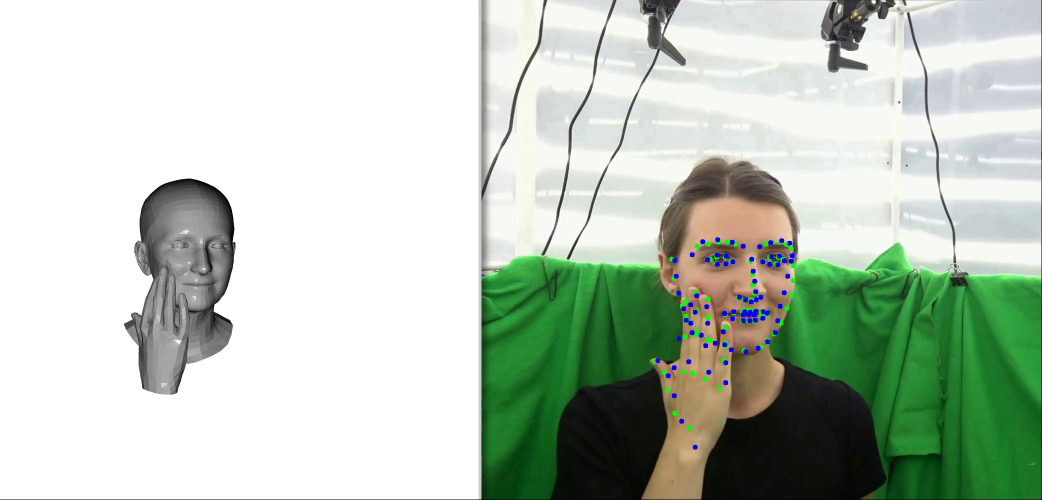
#> input picture frame 32 of images/visualization.mp4, 2084 x 1000 px, given in place of 084.mp4, which was not available (shown at 1/2 size)
$ python get_masked_image.py
#> lines starting #> are read from the running program, lines starting #| are printed output that depends on the picture; pictures that were not available may be replaced by others from this repository, and a replacement may not be noted

import cv2,argparse

def main(vid_path:str,seg_cap:str)->None:
    # load masking image and RGB image
#> called with vid_path = '../DecafDataset//test/videos/S1/084.mp4'
    print("loading videos...")
    cap = cv2.VideoCapture(vid_path)
    seg_cap = cv2.VideoCapture(seg_path)
    res, image = cap.read()
#> image is the input picture: shape (1000, 2084, 3); mean B, G, R 185.6, 199.9, 187
    res, mask = seg_cap.read()
    if not res:
        raise Exception("Video not found")
    print("videos loaded.")

    # mask the image
    ret, mask = cv2.threshold(mask,127,255,cv2.THRESH_BINARY)
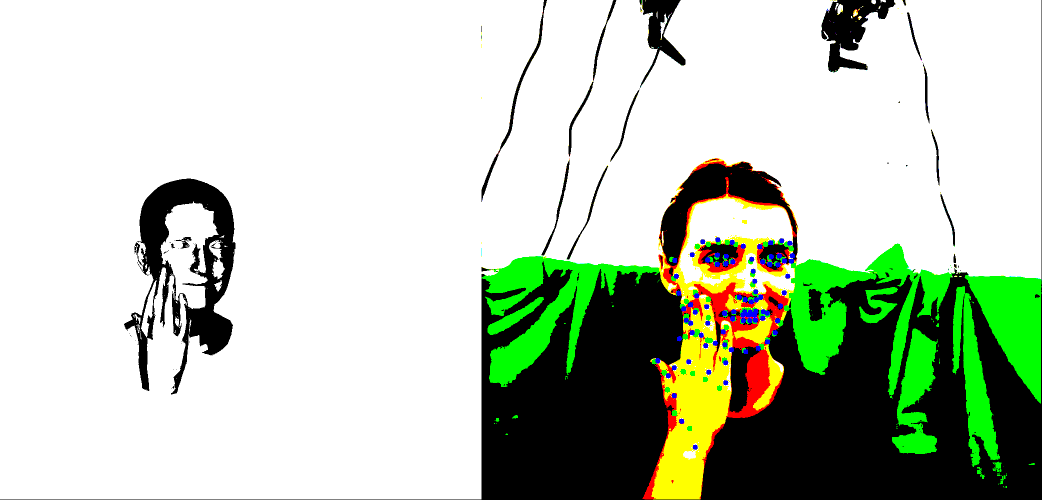
#> mask: shape (1000, 2084, 3) (shown at 1/2 size); mean B, G, R 181.1, 200.7, 189
    mask[mask!=0]=1
    original_shape = image
    masked_image=image*mask
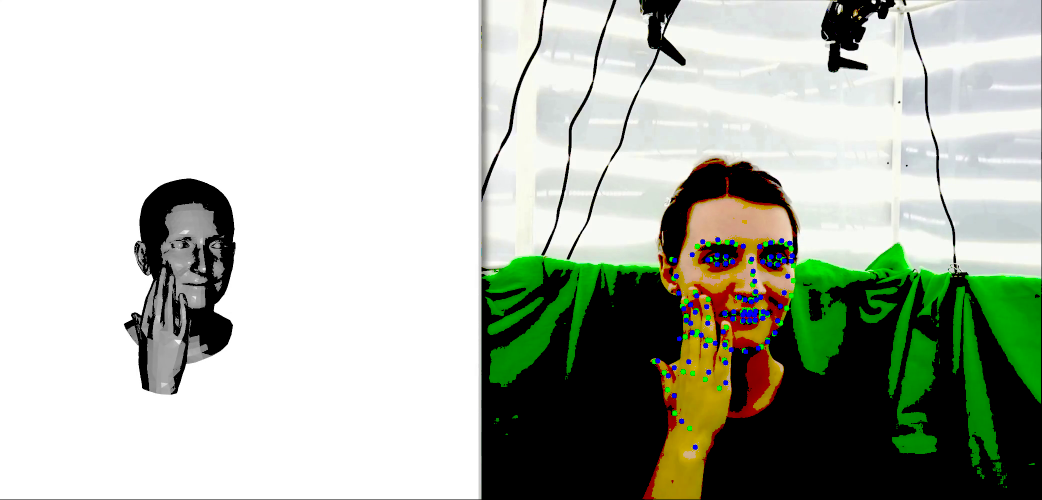
#> masked_image: shape (1000, 2084, 3) (shown at 1/2 size); mean B, G, R 171.5, 184.2, 177.3

    cap.release()
    seg_cap.release()
    # save image
    print("saving image..."	)
    cv2.imwrite(args.save_path+'/rgb_image.jpg',original_shape)
    cv2.imwrite(args.save_path+'/masked_image.jpg',masked_image)
    print("image saved at "+args.save_path)

if __name__ == "__main__":
    parser = argparse.ArgumentParser(description='configuratoins')
    parser.add_argument('--dataset_path', type=str, default="../DecafDataset/")
    parser.add_argument('--save_path', type=str, default="./results/mask/")
    args = parser.parse_args()
    # set path to the RGB vieo and segmentation video in DecafDataset
    vid_path = args.dataset_path+"/test/videos/S1/084.mp4"
    seg_path = args.dataset_path+"/test/segmentations/S1/084.mp4"

    main(vid_path,seg_path)

$ run again, starting later in the video
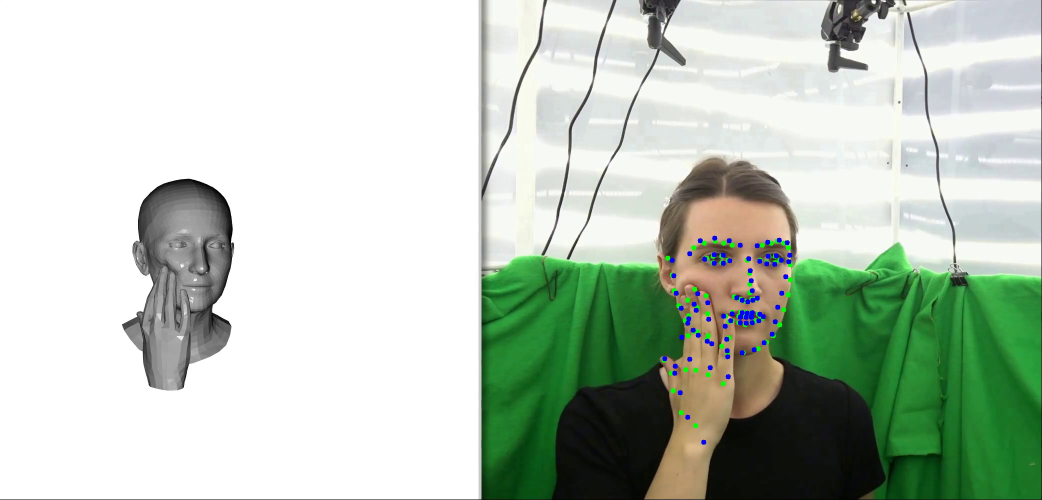
#> input picture frame 147 of images/visualization.mp4, 2084 x 1000 px, given in place of 084.mp4, which was not available (shown at 1/2 size)
#> in main, image is the input picture: shape (1000, 2084, 3); mean B, G, R 185.8, 200.1, 187.1
#> in main, `ret, mask = cv2.threshold(mask,127,255,cv2.THRESH_BINARY)`:
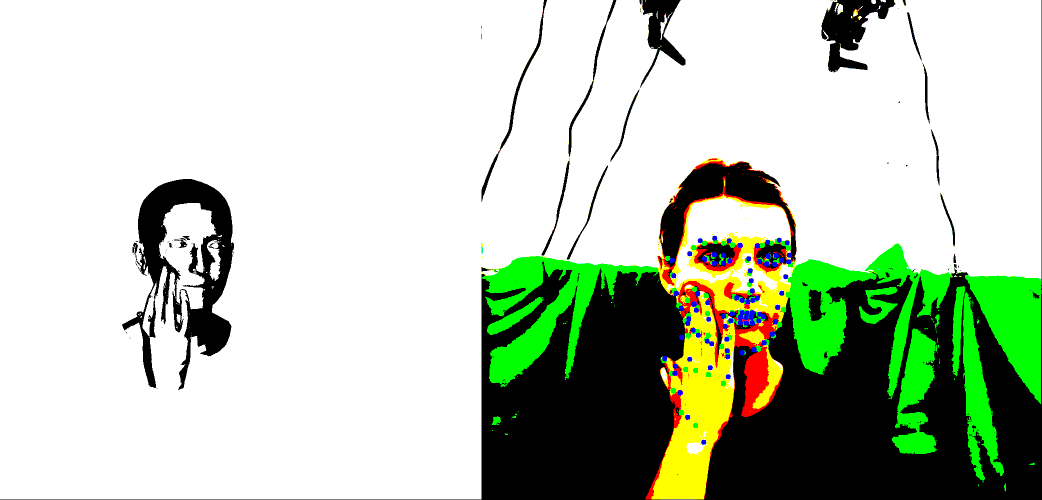
#> mask: shape (1000, 2084, 3) (shown at 1/2 size); mean B, G, R 181.2, 201.2, 188.9
#> in main, `masked_image=image*mask`:
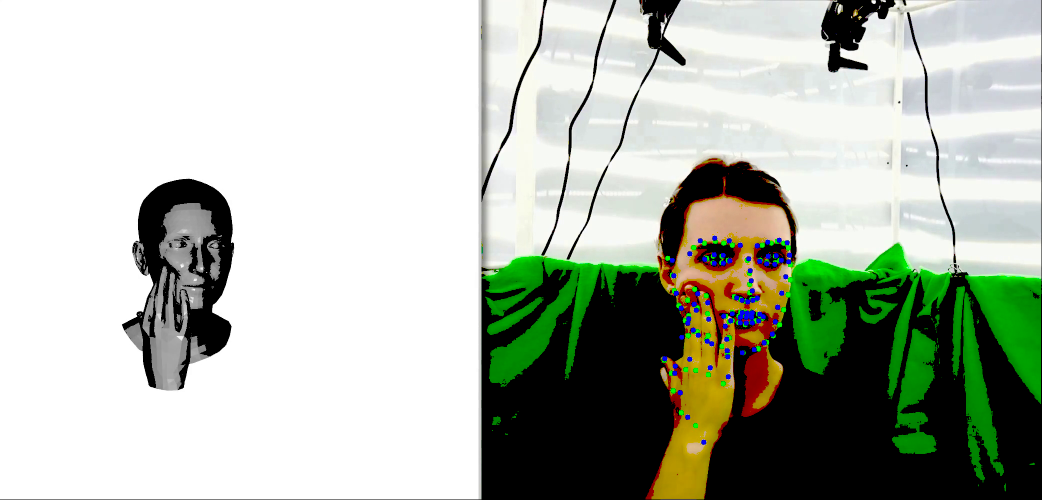
#> masked_image: shape (1000, 2084, 3) (shown at 1/2 size); mean B, G, R 171.7, 184.7, 177.4

$ run again, starting later in the video
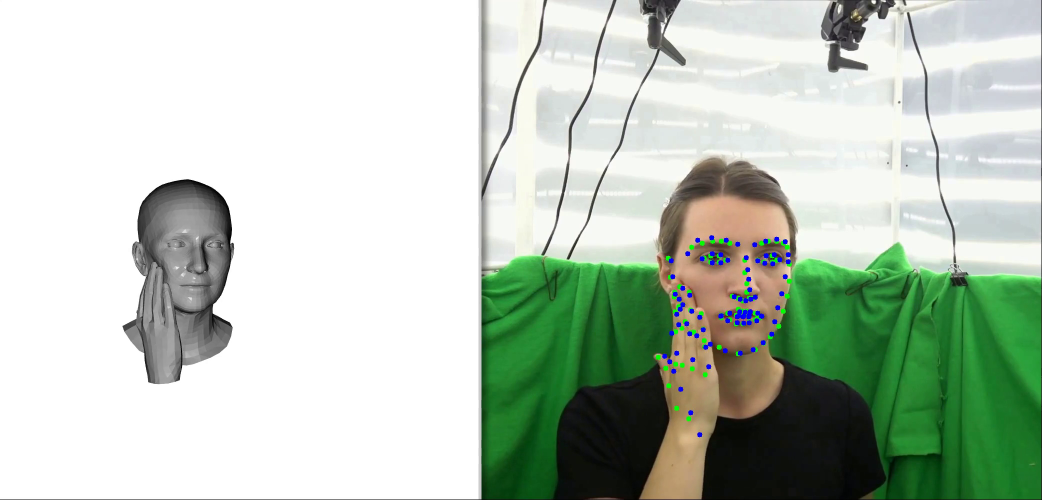
#> input picture frame 262 of images/visualization.mp4, 2084 x 1000 px, given in place of 084.mp4, which was not available (shown at 1/2 size)
#> in main, image is the input picture: shape (1000, 2084, 3); mean B, G, R 185.8, 200, 187.2
#> in main, `ret, mask = cv2.threshold(mask,127,255,cv2.THRESH_BINARY)`:
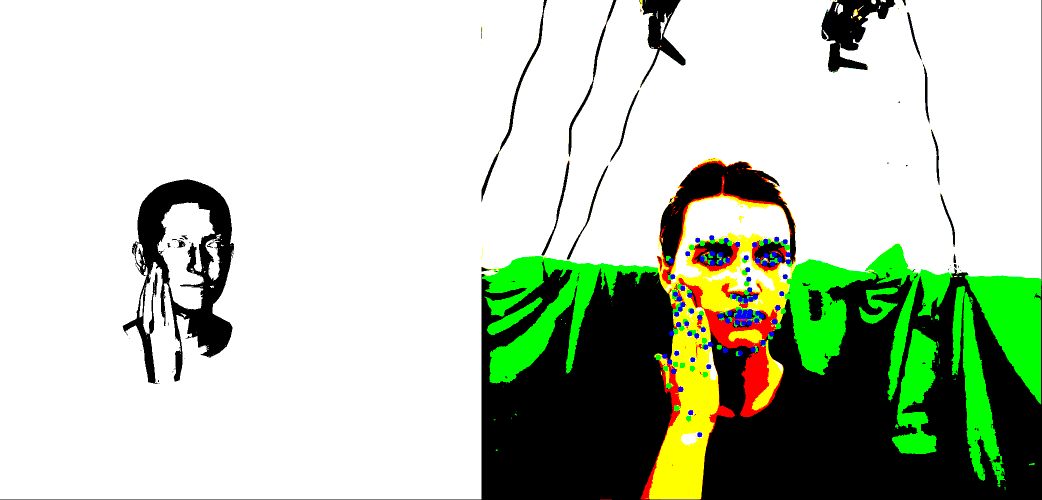
#> mask: shape (1000, 2084, 3) (shown at 1/2 size); mean B, G, R 181.2, 201, 188.9
#> in main, `masked_image=image*mask`:
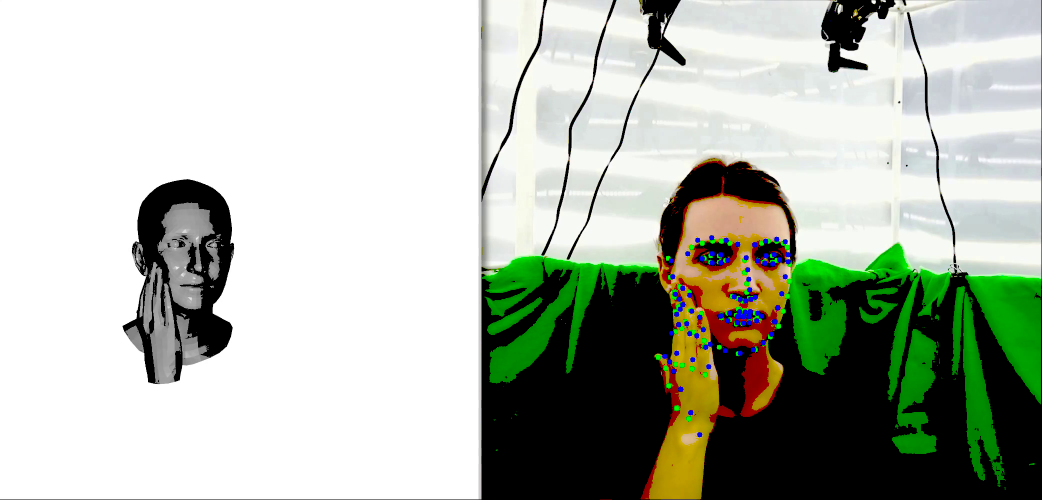
#> masked_image: shape (1000, 2084, 3) (shown at 1/2 size); mean B, G, R 171.7, 184.5, 177.4
